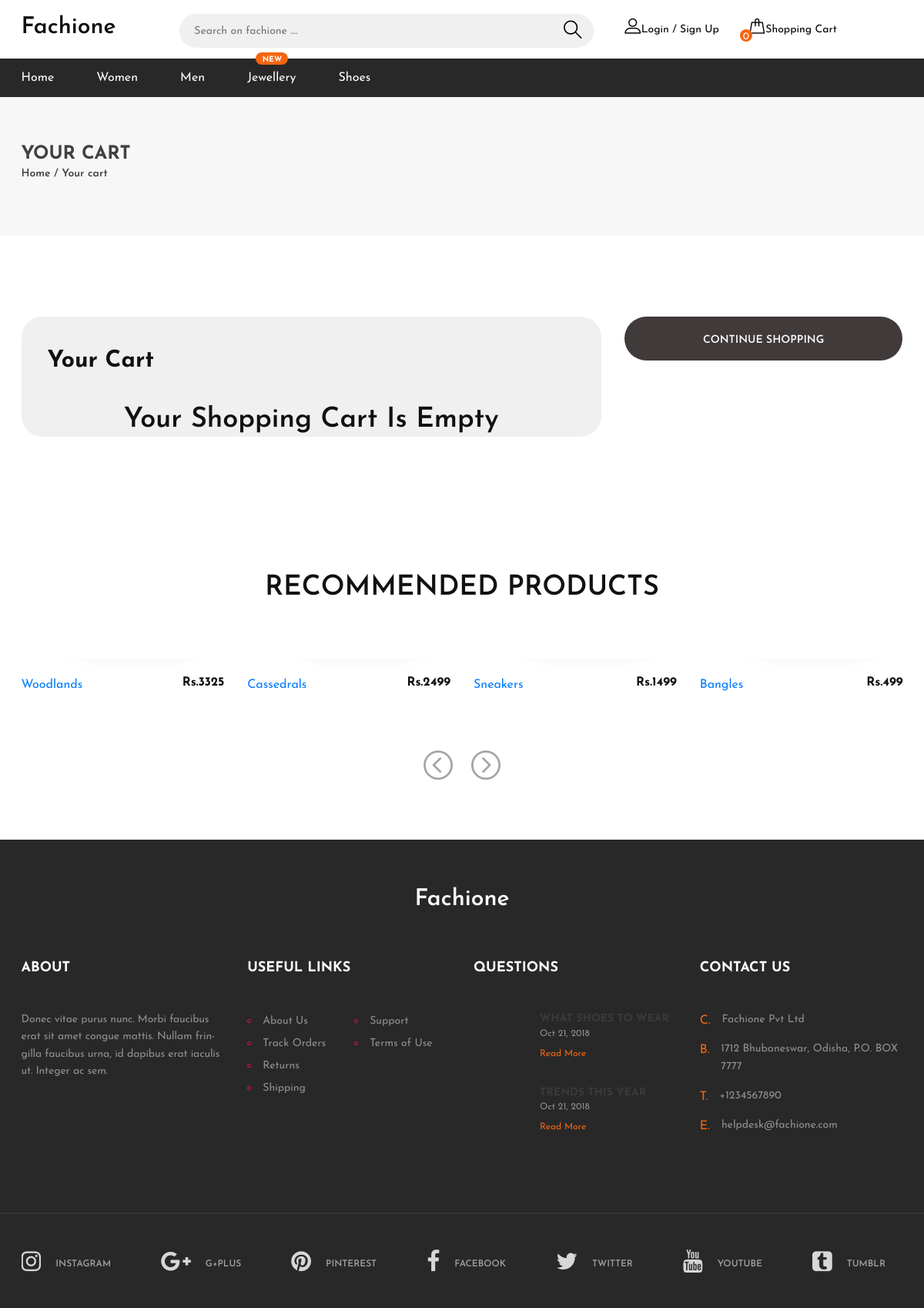
The app's page /cart.php with its own data.
### tables this page shows
CREATE TABLE `product` (
  `id` int(11) NOT NULL,
  `category` varchar(255) NOT NULL,
  `gender` text NOT NULL,
  `pname` varchar(255) DEFAULT NULL,
  `image` varchar(255) DEFAULT NULL,
  `quantity` int(5) DEFAULT NULL,
  `price` double DEFAULT NULL,
  `added` date NOT NULL
);

### php/carousal.php (the view)
<?php
    require_once ("connectDB.php");
    $dynamicList = "";
    $result = mysqli_query($link,"select * from product order by id DESC LIMIT 5 ");
    if(mysqli_num_rows($result)>0) {
        while($row = mysqli_fetch_array($result)) {
            $id = $row['id'];
            $pname = $row['pname'];
            $image = $row['image'];
            $price = $row['price'];
            $quantity = $row['quantity'];
            $dynamicList = $dynamicList.'<div class="product-item">
            <div class="pi-pic">
                <img src="'.$image.'1.jpg" alt="">
                <div class="pi-links">';
                if ($quantity < 1) {
                    $dynamicList = $dynamicList.'<button type="button" class="btn btn-danger">Out Of Stock</button>';
                } else {
                    $dynamicList = $dynamicList.'<a href="#" ><form class="site-btn sb-white" id="form1" name="form1" method="post" action="cart.php">
                    <input type="hidden" name="pid" id="pid" value="'.$id.'" /><i class="flaticon-bag"></i>
                    <input type="submit" name="button" class="btn btn-light" value="Add to cart" />
                </form></a>';
                }
                $dynamicList = $dynamicList.'</div>
            </div>
            <div class="pi-text">
                <h6>Rs.'.$price.'</h6>
                <p><a href="product.php/?id='.$id.'">'.$pname.' </a></p>
            </div>
        </div>';
        }
    } else {
        $dynamicList = "No product available";
    }
?>

### css/style.css (style rules this page uses)
html, body { height: 100%; font-family: 'Josefin Sans', sans-serif; -webkit-font-smoothing: antialiased; }
h1, h2, h3, h4, h5, h6 { margin: 0; color: #111111; font-weight: 600; }
h6 { font-size: 16px; }
p { font-size: 14px; color: #585858; line-height: 1.6; }
.product-item .pi-text { padding-top: 22px; height: 87px; }
.product-item .pi-text h6 { float: right; padding-left: 40px; overflow: hidden; font-weight: 700; color: #111111; }
.product-item .pi-text p { font-size: 16px; color: #111111; margin-bottom: 0; }

### records on screen
product: price "3325", pname "Woodlands"
product: price "2499", pname "Cassedrals"
product: price "1499", pname "Sneakers"
product: price "499", pname "Bangles"
